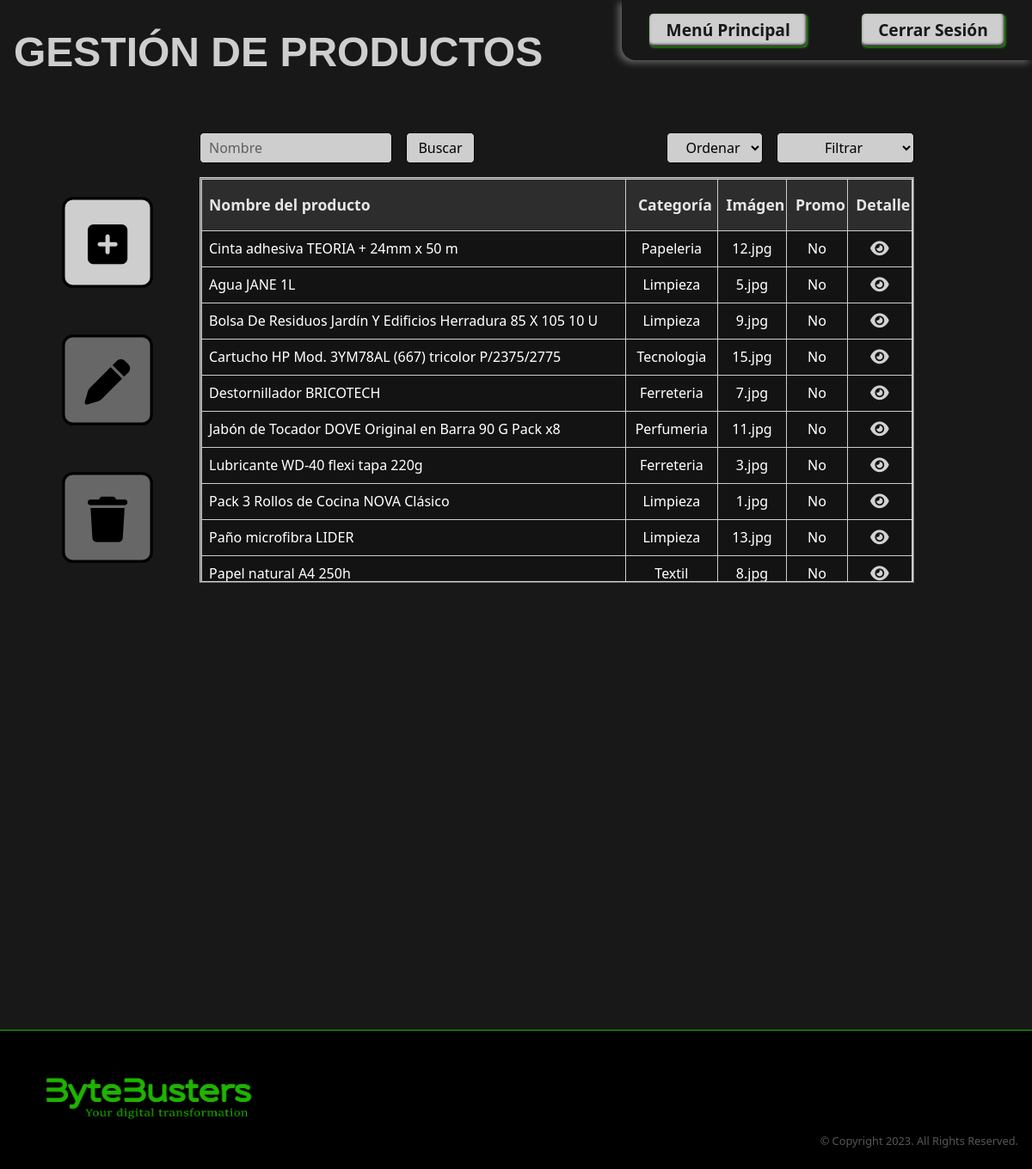
The app's page /pages/abm-productos.php with its own data.
### tables this page shows
CREATE TABLE IF NOT EXISTS `PRODUCTOS`(
  `id` int (11) NOT NULL AUTO_INCREMENT,
  `nombre` varchar(255) NOT NULL,
  `descripcion` varchar(255) NOT NULL,
  `imagen` varchar(255) NOT NULL,
  `precio` decimal NOT NULL,
  `usuario_ci` varchar(8),
  `fecha` TIMESTAMP DEFAULT CURRENT_TIMESTAMP NOT NULL, 
  `activo` boolean NOT NULL DEFAULT 1,
  PRIMARY KEY(`id`),
  FOREIGN KEY(`usuario_ci`)
  REFERENCES `USUARIOS`(`ci`)
);

CREATE TABLE IF NOT EXISTS `PRODUCTOS_has_CATEGORIAS` (
  `PRODUCTOS_id` int(11) NOT NULL,
  `CATEGORIAS_id` int(11)NOT NULL,
   PRIMARY KEY(`PRODUCTOS_id`,`CATEGORIAS_id`),
  FOREIGN KEY(`PRODUCTOS_id`)
  	REFERENCES `PRODUCTOS`(`id`),
  FOREIGN KEY(`CATEGORIAS_id`)
   	REFERENCES `CATEGORIAS`(`id`)
	
);

CREATE TABLE IF NOT EXISTS `CATEGORIAS`(
  `id` int (11) NOT NULL AUTO_INCREMENT,
  `nombre` varchar(255) NOT NULL,
  PRIMARY KEY(`id`)
);

### src/repository/products.repository.php (called while the page is built, shortened)
<?php
function findAllProducts(): array
{
    require realpath(dirname(__FILE__)) . "/../db/conexion.php";
    try {
        $res = $con->query("SELECT * FROM PRODUCTOS ORDER BY nombre ASC");
        $reg = $res->fetchAll(PDO::FETCH_ASSOC);
        return $reg ? $reg : [];
    } catch (Exception $e) {
        die("ERROR SQL in findAllProducts(): " . $e->getMessage());
    }
}
function findProductCategoryByProductId(string $productId): string
{
    require realpath(dirname(__FILE__)) . "/../db/conexion.php";
    try {
        $statement = $con->prepare("SELECT CATEGORIAS_id FROM PRODUCTOS_has_CATEGORIAS WHERE PRODUCTOS_id = :productId");
        $statement->execute(array(':productId' => $productId));
        $reg = $statement->fetch(PDO::FETCH_ASSOC);
        if (!empty($reg)) {
            $statement = $con->prepare("SELECT nombre FROM CATEGORIAS WHERE id = :categoryId");
            $statement->execute(array(':categoryId' => $reg['CATEGORIAS_id']));
            $reg = $statement->fetch(PDO::FETCH_ASSOC);
            return $reg['nombre'] ? $reg['nombre'] : '';
        }
        return '';
    } catch (Exception $e) {
        die("ERROR SQL in findProductCategoryByProductId(): " . $e->getMessage());
    }
}

### src/modules/products/abm-productos.php (the view, shortened to what this page needs)
<?php
function getProductsTableData(): string
{
    require realpath(dirname(__FILE__)) . "/../../repository/products.repository.php";
    $productsData = findAllProducts();
    $productsList = '';
    foreach ($productsData as $product) {
        $category = findProductCategoryByProductId($product['id']);
        $isPromo = findProductPromotionStatus($product['id']);
        $isPromo == 1 ? $isPromo = "Si" : $isPromo = "No";
        $productsList .= '
                            <tr id="' . $product['id'] . '" class="user-select-none align-middle" onclick="selectProductRow(' . $product['id'] . ')">
                                <td class="first-in-table">' . $product['nombre'] . '</td>
                                <td id="' . $category . '">' . $category . '</td>
                                <td>' . $product['imagen'] . '</td>
                                <td>' . $isPromo . '</td>
                                <td><button class="btn-eye"><i class="fa-solid fa-eye"></i></button></td>
                            </tr>';
    }
    return $productsList;
}

### styles/style.css (style rules this page uses)
:root { --bytebusters-color: #1fb300; --color-1: #181818; --color-2: #5a5a5a3b; --color-3: #cecece; --color-4: #000000; --color-5: #b8b8b878; --error-color: #e01818; --transparent-color: #00000000; --primary-background-color: var(--color-1); --secondary-background-color: var(--color-2); --background-color-light: var(--color-3); --footer-background-color: var(--color-4); --pressed-button: var(--color-2); --primary-text-color: var(--color-1); --secondary-text-color: var(--color-5); --text-button-color: var(--color-1); --light-text-color: var(--color-3); --primary-border-color: var(--bytebusters-color); --secondary-border-color: var(--color-3); --font-family-h1: Verdana, Geneva, Tahoma, sans-serif; --primary-font-family: 'Lucida Sans', 'Lucida Sans Regular', 'Lucida Grande', 'Lucida Sans Unicode', Geneva, Verdana, sans-serif; }
html { position: relative; min-height: 100vh; }
body { background: var(--primary-background-color); }
td { text-align: center; padding: .5rem; border: 1px solid var(--secondary-border-color); background-color: var(--primary-background-color) !important; border-bottom: 1px solid var(--secondary-border-color); filter: contrast(105%); }
.table>:not(caption)>*>* { padding: .5rem; }
.first-in-table { text-align: start; }
.btn-eye { width: 1.5rem; height: auto; text-align: center; border-radius: 1rem; border: 0; padding: 2px; background-color: var(--transparent-color); }
.btn-eye i { display: flex; justify-content: center; font-size: 1.2rem; color: var(--color-3); }
@media only screen and (min-width: 992px) { html { min-height: 100vh; } }
@media only screen and (min-width: 992px) { body { min-height: 80vh; } }

### records on screen
productos: nombre "Cinta adhesiva TEORIA + 24mm x 50 m", id.nombre "Papeleria", imagen "12.jpg", isPromo "No"
productos: nombre "Agua JANE 1L", id.nombre "Limpieza", imagen "5.jpg", isPromo "No"
productos: nombre "Bolsa De Residuos Jardín Y Edificios Herradura 85 X 105 10 U", id.nombre "Limpieza", imagen "9.jpg", isPromo "No"
productos: nombre "Cartucho HP Mod. 3YM78AL (667) tricolor P/2375/2775", id.nombre "Tecnologia", imagen "15.jpg", isPromo "No"
productos: nombre "Destornillador BRICOTECH", id.nombre "Ferreteria", imagen "7.jpg", isPromo "No"
productos: nombre "Jabón de Tocador DOVE Original en Barra 90 G Pack x8", id.nombre "Perfumeria", imagen "11.jpg", isPromo "No"
productos: nombre "Lubricante WD-40 flexi tapa 220g", id.nombre "Ferreteria", imagen "3.jpg", isPromo "No"
productos: nombre "Pack 3 Rollos de Cocina NOVA Clásico", id.nombre "Limpieza", imagen "1.jpg", isPromo "No"
productos: nombre "Paño microfibra LIDER", id.nombre "Limpieza", imagen "13.jpg", isPromo "No"
productos: nombre "Papel natural A4 250h", id.nombre "Textil", imagen "8.jpg", isPromo "No"
